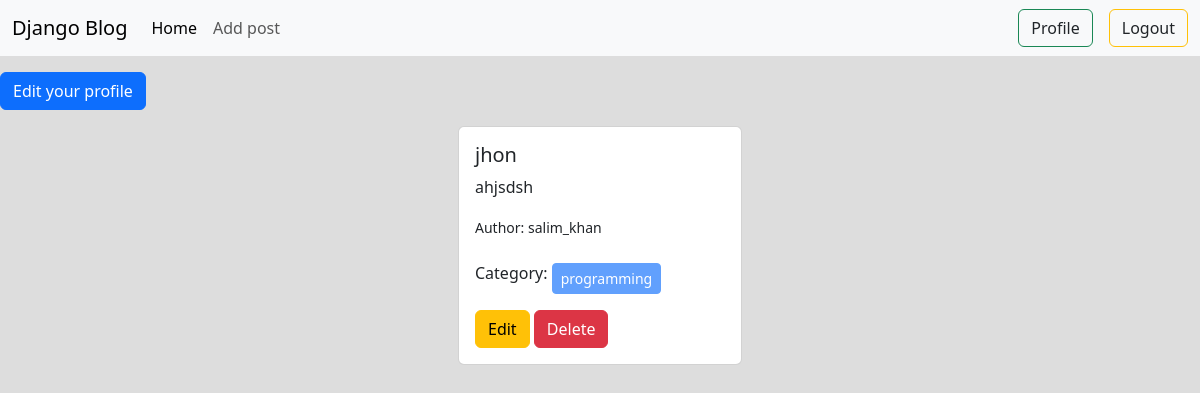
The app's page /author/profile/ (signed in) with its own data.
### posts/models.py (models this page shows, shortened)
class Post(models.Model):
    title = models.CharField(max_length=50)
    content = models.TextField()
    category = models.ManyToManyField(Category) # ekta post multiple categorir moddehe thake pare aber ekta categorir moddhe multiple post thakte pare
    author = models.ForeignKey(User,on_delete=models.CASCADE) # many to one er jonno foreign key and cascade means author delete hole post o delete hobe

### categories/models.py (models this page shows, shortened)
class Category(models.Model):
    name = models.CharField(max_length=100)
    slug = models.SlugField(max_length=100,unique=True,null=True,blank=True)

### authors/views.py (the view)
# urls.py: path('profile/',views.user_profile, name = 'profile'),
@login_required
def user_profile(request):
    post = Post.objects.filter(author = request.user)
    return render(request,'profile.html',{'data': post})

### authors/templates/profile.html
{% extends 'base.html' %}
{% block content %}
<div>
    <a class="btn btn-primary mt-3" href="{% url 'update_profile' %}">Edit your profile</a>
</div>
<div class="d-flex flex-wrap justify-content-center pt-3">
    {% for post in data %}
    <div class="col-sm-3">
      <div class="card mx-2">
        <div class="card-body">
          <h5 class="card-title">{{post.title}}</h5>
          <p class="card-text">
            {{post.content}}
          </p>
          <p><small>Author: {{post.author}}</small></p>
          <p> Category:
            {% for cat in post.category.all %}
            <button class="btn btn-primary btn-sm mt-2" disabled>{{cat.name}}</button>
            {% endfor %}
          </p>
          <a href="{% url 'edit_post' post.id %}" class="btn btn-warning">Edit</a>
          <a href="{% url 'delete_post' post.id %}" class="btn btn-danger">Delete</a>
        </div>
      </div>
    </div>
    {% endfor %}
  </div>
{% endblock %}

### records on screen
Post: title "jhon", content "ahjsdsh", author "salim_khan"
Category: name "programming"
